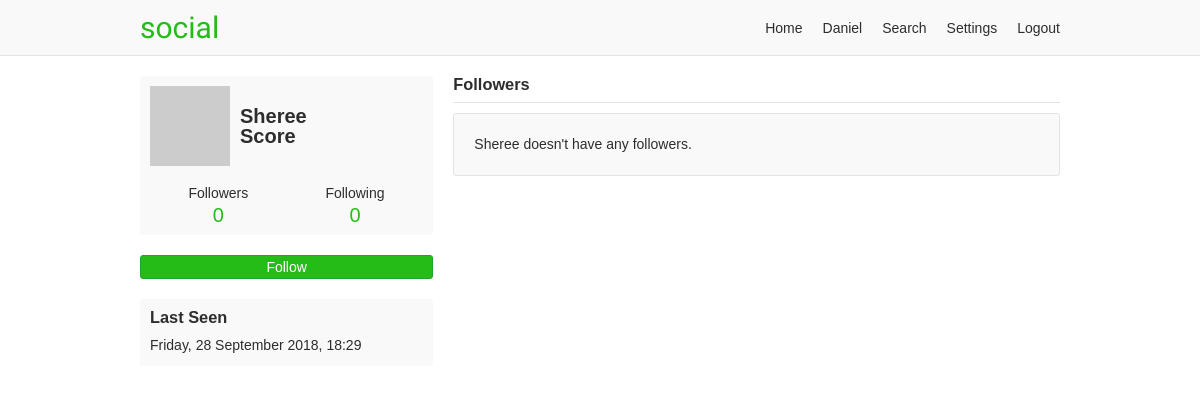
The app's page /f65553ae70f9e10c4ae6acfc06a67ea9/followers (signed in) with its own data.
### app/users/models/user.py (models this page shows, shortened)
class User(UserMixin, db.Model, BaseModel):
    username = db.Column(db.String(35), nullable=False, unique=True)
    email = db.Column(db.String(255), nullable=False, unique=True)
    password = db.Column(db.String(128), nullable=False)
    first_name = db.Column(db.String(35), nullable=False)
    last_name = db.Column(db.String(35), nullable=False)
    about_me = db.Column(db.Text)
    last_seen = db.Column(db.DateTime, default=datetime.utcnow)
    posts_per_page = db.Column(db.Integer, default=10, nullable=False)
    full_name = column_property(first_name + " " + last_name)
    followed = db.relationship(
        'User',
        secondary=followers,
        primaryjoin='followers.c.follower_id == User.id',
        secondaryjoin='followers.c.followed_id == User.id',
        backref=db.backref('followers', lazy='dynamic'),
        lazy='dynamic')
    post_author = db.relationship(
        'Post',
        foreign_keys='Post.author_id',
        backref='author', lazy='dynamic')
    post_recipient = db.relationship(
        'Post',
        foreign_keys='Post.recipient_id',
        backref='recipient', lazy='dynamic')
    def is_following(self, user):
        return self.followed.filter(
            followers.c.followed_id == user.id).count() > 0
    @property
    def get_followers(self):
        return self.followers.filter_by(active=True)
    @property
    def get_followed(self):
        return self.followed.filter_by(active=True)
    def avatar(self, size):
        digest = md5(self.email.lower().encode('utf-8')).hexdigest()
        return 'https://www.gravatar.com/avatar/{}?d=monsterid&s={}'.format(
            digest, size)

### app/users/views.py (the view)
@users.route('/<username>/followers', methods=['GET', 'POST'])
@login_required
def followers(username):
    user = User.query.filter_by(username=username, active=True).first_or_404()
    page = request.args.get('page', 1, type=int)
    followers = user.get_followers.paginate(
        page, current_user.posts_per_page, False)
    return render_template('users/followers.html', user=user,
                           followers=followers)

### app/users/models/user.py (called while the page is built)
@login.user_loader
def load_user(id):
    return User.query.get(int(id))

### app/users/views.py (called while the page is built)
@users.before_request
def before_request():
    if current_user.is_authenticated:
        if not current_user.active:
            return redirect(url_for('static_views.logout'))

### app/templates/users/followers.html (shortened to what this page needs)
{% extends "/base.html" %}
{% from "/_macros.html" import render_pagination %}
{% block content %}
<div class="grid-container">
  {% include "/users/_profile-info.html" %}
  <div class="profile-content">
    <h3 class="page-sub-title">Followers</h3>
    {% if followers.items %}
    <ul class="list-users">
      {% for list_user in followers.items %}
      {% include "/users/_list-user.html" %}
      {% endfor %}
    </ul>
    {% else %}
    <p class="card">
      {% if current_user == user %}
      You do not have any followers.
      {% else %}
      {{ user.first_name }} doesn't have any followers.
      {% endif %}
    </p>
    {% endif %}
  </div>
</div>
{% endblock %}

### app/templates/base.html (shortened to what this page needs)
<!doctype html>
<html lang="en">
<head>
  <link rel="stylesheet" href="{{ url_for('static', filename='css/layout.css') }}">
</head>
<body>
<div class="header-container">
  <header class="site-header responsive-container">
    <h1 class="branding"><a href="{{ url_for('static_views.index') }}">{{ APP_NAME }}</a></h1>
    {% if current_user.is_authenticated %}
    <ul class="primary-nav">
      <li><a href="{{ url_for('users.home') }}">Home</a></li>
      <li><a href="{{ url_for('users.profile', username=current_user.username) }}">{{ current_user.first_name }}</a></li>
      <li><a href="{{ url_for('users.search') }}">Search</a></li>
      <li><a href="{{ url_for('users.settings_account') }}">Settings</a></li>
      <li><a href="{{ url_for('static_views.logout') }}">Logout</a></li>
    </ul>
    {% endif %}
  </header>
</div>
<div class="responsive-container">
{% block content %}
{% endblock %}
</div>
</body>
</html>

### app/templates/users/_profile-info.html (shortened to what this page needs)
<div class="profile-aside">
  <div class="profile-info-container">
    <a class="profile-info" href="{{ url_for('users.profile', username=user.username) }}">
      <img src="{{ user.avatar(60) }}">
      <h2>{{ user.first_name }}<br>{{ user.last_name }}</h1>
    </a>
    <div class="user-numbers user-numbers-profile">
      <a href="{{ url_for('users.followers', username=user.username) }}">
        Followers <span>{{ user.get_followers.count() }}</span>
      </a>
      <a href="{{ url_for('users.following', username=user.username) }}">
        Following <span>{{ user.get_followed.count() }}</span>
      </a>
    </div>
  </div>
  {% if current_user != user %}
    {% if current_user.is_following(user) %}
    <a class="profile-follow button" href="{{ url_for('users.user_action', username=user.username, action='unfollow') }}">
      Unfollow
    </a>
    {% else %}
    <a class="profile-follow button" href="{{ url_for('users.user_action', username=user.username, action='follow') }}">
      Follow
    </a>
    {% endif %}
  {% endif %}
  {% if user.last_seen and not current_user == user %}
  <div class="last-seen-container">
    <h3>Last Seen</h3>
    <p>{{ moment(user.last_seen).format('dddd, D MMMM YYYY, H:mm') }}</p>
  </div>
  {% endif %}
</div>

### app/static/css/layout.css (style rules this page uses)
:root { --green: #26bc18; --dark-green: #21a42f; --light-gray: #f9f9f9; --dark-gray: #e3e3e3; --light-green: #e9ffe0; --green-border: #c9ffb2; --green-text: #335922; --text-color: #2d2d2d; --white: #fff; --red: #cc0000; }
*, *::before, *::after { box-sizing: border-box; }
html { font-family: sans-serif; font-size: 62.5%; }
article, aside, figcaption, figure, footer, header, hgroup, main, nav, section { display: block; }
body { margin: 0; color: var(--text-color); font-size: 1.4rem; line-height: 1; }
h1, h2, h3, h4, h5, h6 { margin: 0 0 10px 0; }
p, ol, ul, dl { margin: 0 0 10px 0; padding: 0; }
p { line-height: 1.5; }
img { display: block; }
ol, ul { list-style: none; }
a, a:link { color: var(--green); ext-decoration: none; }
.page-sub-title { padding-bottom: 10px; border-bottom: 1px solid var(--dark-gray); }
.card { margin-bottom: 20px; padding: 20px; background-color: var(--light-gray); border: 1px solid var(--dark-gray); border-radius: 3px; }
.button, .button:link { display: block; padding: 4px 9px; text-align: center; background-color: var(--green); border: 1px solid var(--dark-green); border-radius: 3px; color: var(--white); text-decoration: none; }
.responsive-container { margin: 0 auto; max-width: 960px; padding: 0 20px; }
.grid-container { display: grid; grid-template-columns: repeat(12, [col-start] 1fr); grid-gap: 20px; }
.grid-container > .profile-aside, .grid-container > .profile-content, .grid-container > .settings-aside, .grid-container > .settings-content, .grid-container > .index-content, .grid-container > .index-registration { grid-column: col-start / -1; }
@media (min-width: 768px) { .grid-container > .profile-aside { grid-column: col-start / span 4; } }
@media (min-width: 768px) { .grid-container > .profile-content { grid-column: col-start 5 / span 8; } }
.header-container { margin-bottom: 20px; background-color: var(--light-gray); border-bottom: 1px solid var(--dark-gray); }
.header-container .site-header { align-items: center; display: flex; }
.branding { margin: 0; padding: 10px 0; }
.branding a { font: 30px "Fredoka One"; text-decoration: none; }
.primary-nav { display: flex; margin: 0 0 0 auto; }
.primary-nav li { padding: 0 10px; }
.primary-nav li:last-child { padding-right: 0; }
.primary-nav a { color: var(--text-color); text-decoration: none; }
.profile-info-container, .about-container, .last-seen-container, .recent-posts-container { padding: 10px; margin-bottom: 20px; background-color: var(--light-gray); border-radius: 3px; }
.about-container > p, .last-seen-container > p { margin-bottom: 0; }
.profile-info { align-items: center; display: flex; margin-bottom: 20px; overflow: hidden; }
.profile-info, .profile-info:link { color: var(--text-color); text-decoration: none; }
.profile-info > h2 { margin: 0 0 0 10px; font-size: 20px; }
.user-numbers { display: flex; text-align: center; }
.user-numbers > a { color: var(--text-color); text-decoration: none; }
.user-numbers-profile > a { width: 50%; }
.user-numbers > a span { display: block; margin-top: 5px; color: var(--green); font-size: 20px; }
.profile-follow { margin-bottom: 20px; width: 100%; }

### records on screen
User: first_name "Daniel"
User: first_name "Sheree", last_name "Score", last_seen "Friday, 28 September 2018, 18:29"

### other values on screen
{{ APP_NAME }} "social"
{{ user.get_followers.count() }} "0"
{{ user.get_followed.count() }} "0"
